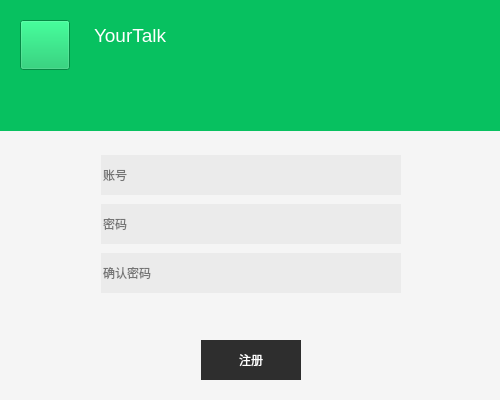
<?xml version="1.0" encoding="UTF-8"?>
<ui version="4.0">
 <class>Regster_Windows</class>
 <widget class="QWidget" name="Regster_Windows">
  <property name="geometry">
   <rect>
    <x>0</x>
    <y>0</y>
    <width>500</width>
    <height>400</height>
   </rect>
  </property>
  <property name="windowTitle">
   <string>Form</string>
  </property>
  <property name="styleSheet">
   <string notr="true">QWidget{
    background:rgb(245,245,245);
    
}

QLineEdit{
	border:none;
	background:rgb(235,235,235);
}</string>
  </property>
  <widget class="QWidget" name="horizontalLayoutWidget">
   <property name="geometry">
    <rect>
     <x>0</x>
     <y>320</y>
     <width>501</width>
     <height>81</height>
    </rect>
   </property>
   <layout class="QHBoxLayout" name="horizontalLayout">
    <item>
     <spacer name="horizontalSpacer_2">
      <property name="orientation">
       <enum>Qt::Horizontal</enum>
      </property>
      <property name="sizeHint" stdset="0">
       <size>
        <width>40</width>
        <height>20</height>
       </size>
      </property>
     </spacer>
    </item>
    <item>
     <widget class="QPushButton" name="pushButtonRegster">
      <property name="sizePolicy">
       <sizepolicy hsizetype="Fixed" vsizetype="Fixed">
        <horstretch>0</horstretch>
        <verstretch>0</verstretch>
       </sizepolicy>
      </property>
      <property name="minimumSize">
       <size>
        <width>100</width>
        <height>40</height>
       </size>
      </property>
      <property name="maximumSize">
       <size>
        <width>100</width>
        <height>40</height>
       </size>
      </property>
      <property name="styleSheet">
       <string notr="true">background-color: rgb(46,46,46);
color: rgb(255, 255, 255);
border:none;</string>
      </property>
      <property name="text">
       <string>注册</string>
      </property>
     </widget>
    </item>
    <item>
     <spacer name="horizontalSpacer">
      <property name="orientation">
       <enum>Qt::Horizontal</enum>
      </property>
      <property name="sizeHint" stdset="0">
       <size>
        <width>40</width>
        <height>20</height>
       </size>
      </property>
     </spacer>
    </item>
   </layout>
  </widget>
  <widget class="QWidget" name="horizontalLayoutWidget_2">
   <property name="geometry">
    <rect>
     <x>0</x>
     <y>150</y>
     <width>501</width>
     <height>151</height>
    </rect>
   </property>
   <layout class="QHBoxLayout" name="horizontalLayout_2">
    <item>
     <spacer name="horizontalSpacer_3">
      <property name="orientation">
       <enum>Qt::Horizontal</enum>
      </property>
      <property name="sizeHint" stdset="0">
       <size>
        <width>40</width>
        <height>20</height>
       </size>
      </property>
     </spacer>
    </item>
    <item>
     <layout class="QVBoxLayout" name="verticalLayout">
      <property name="spacing">
       <number>4</number>
      </property>
      <item>
       <widget class="QLineEdit" name="lineEditUsername">
        <property name="sizePolicy">
         <sizepolicy hsizetype="Fixed" vsizetype="Maximum">
          <horstretch>0</horstretch>
          <verstretch>0</verstretch>
         </sizepolicy>
        </property>
        <property name="minimumSize">
         <size>
          <width>300</width>
          <height>40</height>
         </size>
        </property>
        <property name="styleSheet">
         <string notr="true">border-bottom-color:black;</string>
        </property>
        <property name="placeholderText">
         <string>账号</string>
        </property>
       </widget>
      </item>
      <item>
       <widget class="QLineEdit" name="lineEditPassword">
        <property name="sizePolicy">
         <sizepolicy hsizetype="Fixed" vsizetype="Fixed">
          <horstretch>0</horstretch>
          <verstretch>0</verstretch>
         </sizepolicy>
        </property>
        <property name="minimumSize">
         <size>
          <width>300</width>
          <height>40</height>
         </size>
        </property>
        <property name="text">
         <string/>
        </property>
        <property name="echoMode">
         <enum>QLineEdit::Password</enum>
        </property>
        <property name="placeholderText">
         <string>密码</string>
        </property>
       </widget>
      </item>
      <item>
       <widget class="QLineEdit" name="lineEditPassword_2">
        <property name="sizePolicy">
         <sizepolicy hsizetype="Fixed" vsizetype="Fixed">
          <horstretch>0</horstretch>
          <verstretch>0</verstretch>
         </sizepolicy>
        </property>
        <property name="minimumSize">
         <size>
          <width>300</width>
          <height>40</height>
         </size>
        </property>
        <property name="text">
         <string/>
        </property>
        <property name="echoMode">
         <enum>QLineEdit::Password</enum>
        </property>
        <property name="placeholderText">
         <string>确认密码</string>
        </property>
       </widget>
      </item>
     </layout>
    </item>
    <item>
     <spacer name="horizontalSpacer_4">
      <property name="orientation">
       <enum>Qt::Horizontal</enum>
      </property>
      <property name="sizeHint" stdset="0">
       <size>
        <width>40</width>
        <height>20</height>
       </size>
      </property>
     </spacer>
    </item>
   </layout>
  </widget>
  <widget class="QWidget" name="widget" native="true">
   <property name="geometry">
    <rect>
     <x>0</x>
     <y>0</y>
     <width>501</width>
     <height>131</height>
    </rect>
   </property>
   <property name="sizePolicy">
    <sizepolicy hsizetype="Fixed" vsizetype="Fixed">
     <horstretch>0</horstretch>
     <verstretch>0</verstretch>
    </sizepolicy>
   </property>
   <property name="styleSheet">
    <string notr="true">background-color: rgb(7,193,96);
</string>
   </property>
   <widget class="QTextEdit" name="textEdit">
    <property name="geometry">
     <rect>
      <x>90</x>
      <y>20</y>
      <width>151</width>
      <height>51</height>
     </rect>
    </property>
    <property name="styleSheet">
     <string notr="true">border:none;
font: 9pt &quot;Eras Bold ITC&quot;;</string>
    </property>
    <property name="html">
     <string>&lt;!DOCTYPE HTML PUBLIC &quot;-//W3C//DTD HTML 4.0//EN&quot; &quot;http://www.w3.org/TR/REC-html40/strict.dtd&quot;&gt;
&lt;html&gt;&lt;head&gt;&lt;meta name=&quot;qrichtext&quot; content=&quot;1&quot; /&gt;&lt;style type=&quot;text/css&quot;&gt;
p, li { white-space: pre-wrap; }
&lt;/style&gt;&lt;/head&gt;&lt;body style=&quot; font-family:'Eras Bold ITC'; font-size:9pt; font-weight:400; font-style:normal;&quot;&gt;
&lt;p style=&quot; margin-top:12px; margin-bottom:12px; margin-left:0px; margin-right:0px; -qt-block-indent:0; text-indent:0px;&quot;&gt;&lt;span style=&quot; font-size:14pt; color:#ffffff;&quot;&gt;YourTalk&lt;/span&gt;&lt;/p&gt;&lt;/body&gt;&lt;/html&gt;</string>
    </property>
   </widget>
   <widget class="QPushButton" name="logo">
    <property name="geometry">
     <rect>
      <x>20</x>
      <y>20</y>
      <width>50</width>
      <height>50</height>
     </rect>
    </property>
    <property name="sizePolicy">
     <sizepolicy hsizetype="Fixed" vsizetype="Fixed">
      <horstretch>0</horstretch>
      <verstretch>0</verstretch>
     </sizepolicy>
    </property>
    <property name="minimumSize">
     <size>
      <width>50</width>
      <height>50</height>
     </size>
    </property>
    <property name="maximumSize">
     <size>
      <width>50</width>
      <height>50</height>
     </size>
    </property>
    <property name="text">
     <string/>
    </property>
   </widget>
  </widget>
  <widget class="QWidget" name="widget_2" native="true">
   <property name="geometry">
    <rect>
     <x>-1</x>
     <y>110</y>
     <width>501</width>
     <height>301</height>
    </rect>
   </property>
  </widget>
  <zorder>widget_2</zorder>
  <zorder>horizontalLayoutWidget</zorder>
  <zorder>horizontalLayoutWidget_2</zorder>
  <zorder>widget</zorder>
 </widget>
 <resources/>
 <connections/>
</ui>
